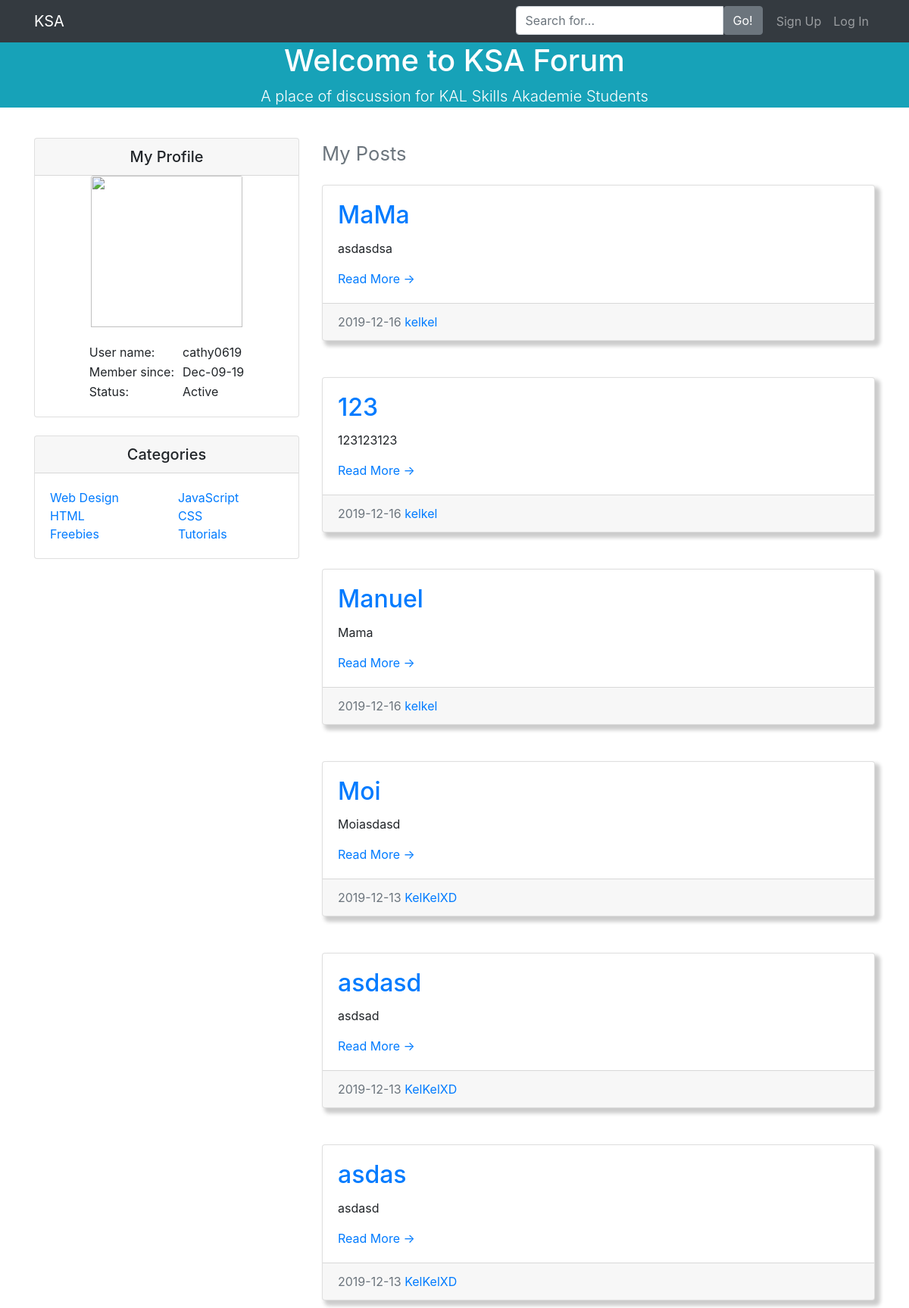
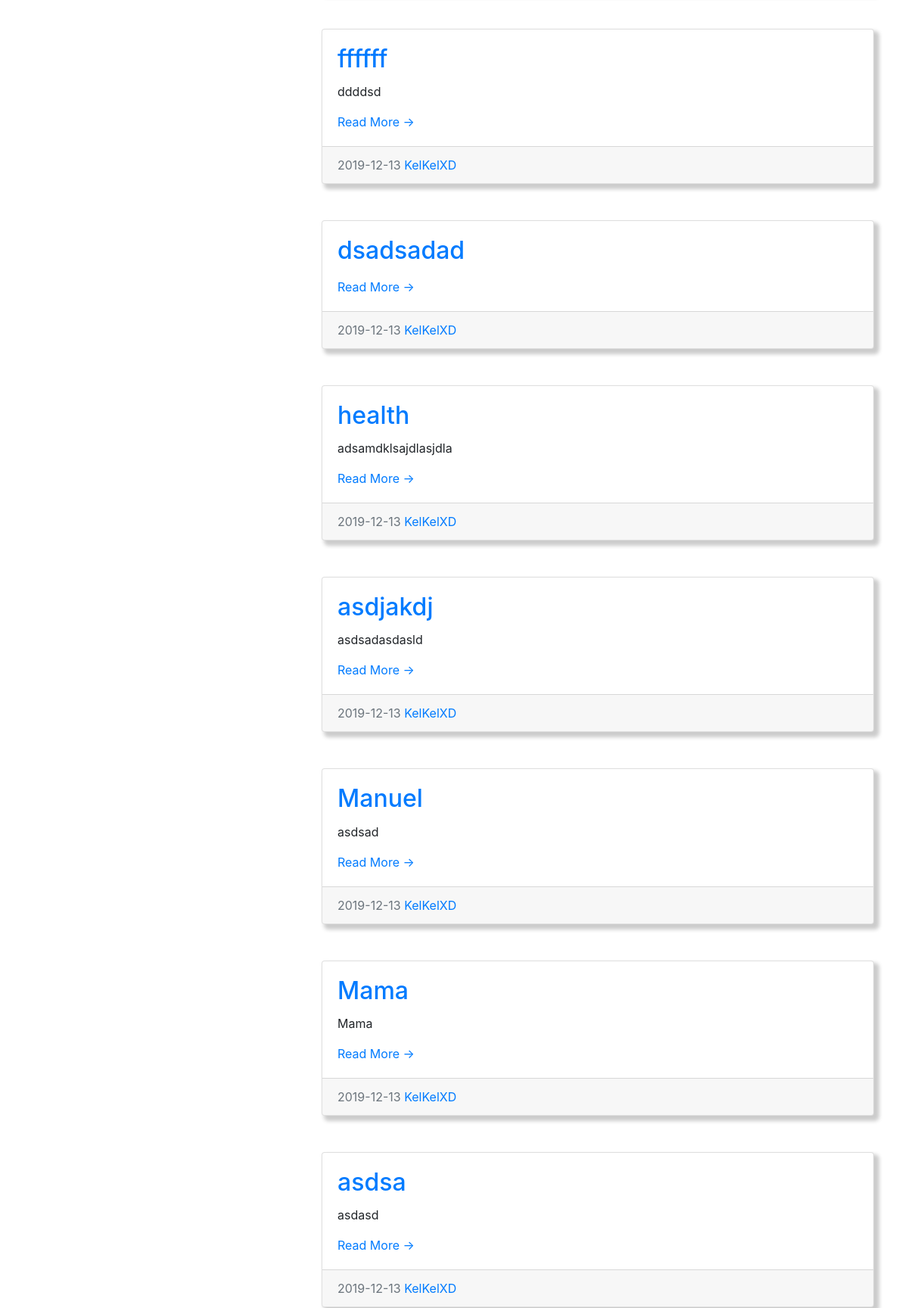
The app's page /home.php (upper part) with its own data (2 pictures, top to bottom).
### tables this page shows
CREATE TABLE `tbl_posts` (
  `post_id` int(11) NOT NULL,
  `user_id` varchar(20) NOT NULL,
  `post_title` varchar(100) NOT NULL,
  `post_description` varchar(225) NOT NULL,
  `num_most_comment` int(11) NOT NULL,
  `created_at` timestamp NOT NULL DEFAULT current_timestamp()
);

CREATE TABLE `tbl_users` (
  `user_id` int(11) NOT NULL,
  `full_name` varchar(50) NOT NULL,
  `username` varchar(20) NOT NULL,
  `email` varchar(70) NOT NULL,
  `password` varchar(225) NOT NULL,
  `account_type` int(1) NOT NULL,
  `user_profile_pic` varchar(225) NOT NULL,
  `created_at` date NOT NULL DEFAULT current_timestamp()
);

### userdashboard/server.php (called while the page is built, shortened)
<?php
	$db = mysqli_connect('localhost', 'root', '', 'db_forum');
		$result_posts =mysqli_query($db, "SELECT * FROM tbl_posts INNER JOIN tbl_users ON tbl_posts.user_id = tbl_users.user_id ORDER BY post_id DESC ");
 ?>

### home.php (the view, shortened to what this page needs)
<?php
include 'header.php';
?>
<body>
<?php
include 'navbar.php';
include 'banner.php';
include 'userdashboard/server.php'
?>
  <div class="container">
    <div class="row">
      <div class="col-md-4">
        <div class="card my-4" style="box-shadow: none;">
          <h5 class="card-header">My Profile</h5>
          <div class="avatar" style="margin: auto">
          <img class="card-img-top" src="https://i.ibb.co/NSzHzZC/avatar.png" width="200px" height="200px">
          </div>
          <div class="card-body">
            <table style="margin: auto">
              <tr>
                <td>User name:</td>
                <td class="userdata">cathy0619</td>
              </tr>
              <tr>
                <td>Member since:</td>
                <td class="userdata">Dec-09-19</td>
              </tr>
              <tr>
                <td>Status:</td>
                <td class="userdata"> Active</td>
              </tr>
            </table>
          </div>
        </div>
        <div class="card my-4" style="box-shadow: none;">
          <h5 class="card-header">Categories</h5>
          <div class="card-body">
            <div class="row">
              <div class="col-lg-6">
                <ul class="list-unstyled mb-0">
                  <li>
                    <a href="#">Web Design</a>
                  </li>
                  <li>
                    <a href="#">HTML</a>
                  </li>
                  <li>
                    <a href="#">Freebies</a>
                  </li>
                </ul>
              </div>
              <div class="col-lg-6">
                <ul class="list-unstyled mb-0">
                  <li>
                    <a href="#">JavaScript</a>
                  </li>
                  <li>
                    <a href="#">CSS</a>
                  </li>
                  <li>
                    <a href="#">Tutorials</a>
                  </li>
                </ul>
              </div>
            </div>
          </div>
        </div>
      </div>
      <div class="col-md-8">
        <h2 class="my-4 text-muted">
          <small>My Posts</small>
        </h2>
        <?php
            while ($row = mysqli_fetch_array($result_posts)) { ?>
          <div class="card mb-4" style="box-shadow: 5px 5px 5px 2px #ccc;">
            <div class="card-body">
            <a href="single-post.php?post=<?php echo $row['post_id'];?>"><h2 class="card-title"><?php echo $row['post_title']; ?></h2></a>
            <p class="card-text"><?php echo $row['post_description']; ?></p>
            <a href="single-post.php?post=<?php echo $row['post_id'];?>">Read More &rarr;</a>
          </div>
          <div class="card-footer text-muted">
            <?php echo $row['created_at']; ?>
            <a href="#"><?php echo $row['username']; ?></a>
          </div>
        </div>
        <br>
      <?php } ?>
      </div>
    </div>
  </div>
<?php
include 'footer.php';
?>

### css/blog-home.css (style rules this page uses)
body { padding-top: 56px; }

### css/style.css (style rules this page uses)
.userdata { padding-left: 10px }
.card { box-shadow: 5px 5px 5px 2px #ccc; }
.card-header { text-align: center; }

### records on screen
tbl_posts: post_title "MaMa", post_description "asdasdsa", user.created_at "2019-12-16", user.username "kelkel"
tbl_posts: post_title "123", post_description "123123123", user.created_at "2019-12-16", user.username "kelkel"
tbl_posts: post_title "Manuel", post_description "Mama", user.created_at "2019-12-16", user.username "kelkel"
tbl_posts: post_title "Moi", post_description "Moiasdasd", user.created_at "2019-12-13", user.username "KelKelXD"
tbl_posts: post_title "asdasd", post_description "asdsad", user.created_at "2019-12-13", user.username "KelKelXD"
tbl_posts: post_title "asdas", post_description "asdasd", user.created_at "2019-12-13", user.username "KelKelXD"
tbl_posts: post_title "ffffff", post_description "ddddsd", user.created_at "2019-12-13", user.username "KelKelXD"
tbl_posts: post_title "dsadsadad", user.created_at "2019-12-13", user.username "KelKelXD"
tbl_posts: post_title "health", post_description "adsamdklsajdlasjdla", user.created_at "2019-12-13", user.username "KelKelXD"
tbl_posts: post_title "asdjakdj", post_description "asdsadasdasld", user.created_at "2019-12-13", user.username "KelKelXD"
tbl_posts: post_title "Manuel", post_description "asdsad", user.created_at "2019-12-13", user.username "KelKelXD"
tbl_posts: post_title "Mama", post_description "Mama", user.created_at "2019-12-13", user.username "KelKelXD"
tbl_posts: post_title "asdsa", post_description "asdasd", user.created_at "2019-12-13", user.username "KelKelXD"
